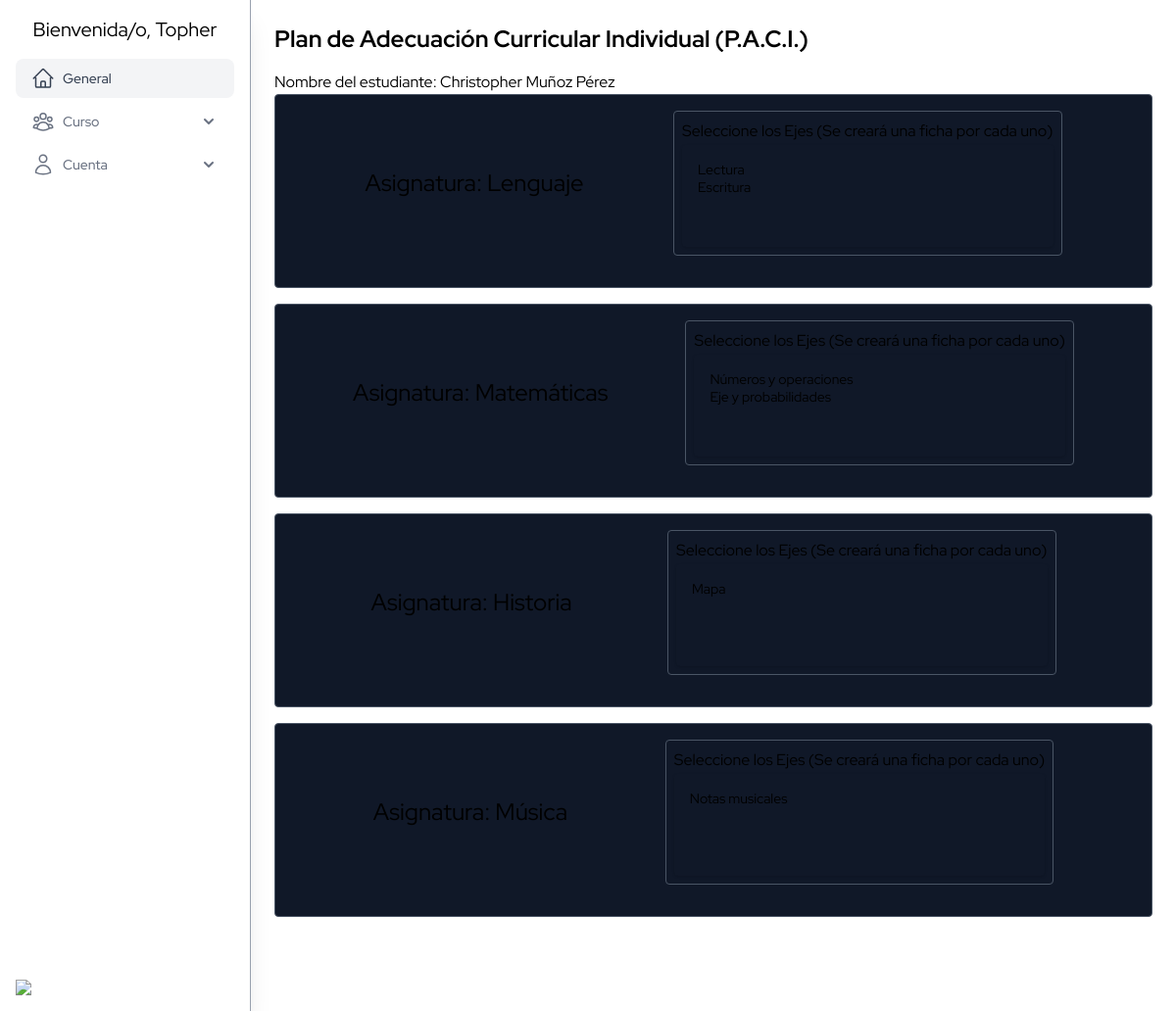
Screenshot of /paci/1 (signed in) with the database file from the repository.
### accounts/models.py (models this page shows, shortened)
class User(AbstractUser):
    class Roles(models.TextChoices):
        ADMIN = 'ADMIN', 'Administrador'
        DIRECTOR = 'DIRECTOR', 'Director'
        COORDINATOR = 'COORDINADOR', 'Coordinador'
        TEACHER = 'TEACHER', 'Docente'
        PROFESSIONAL = 'PROFESSIONAL', 'Profesional'
    role = models.CharField(max_length=20, choices=Roles.choices, default=Roles.TEACHER)
    profesion = models.CharField(max_length=150, blank=True)
    phone = models.IntegerField(blank=True, null=True)
    address = models.CharField(max_length=255, blank=True)
    birth_date = models.DateField(null=True, blank=True)
    nro_registro = models.CharField(max_length=20, null=True)
    sala = models.ForeignKey(Sala, on_delete=models.SET_NULL, null=True, blank=True)

### core/models.py (models this page shows, shortened)
class DateTime(models.Model):
    created_at = models.DateTimeField(auto_now_add=True)
    updated_at = models.DateTimeField(auto_now=True)
    class Meta:
        abstract = True

class Estudiante(DateTime):
    first_name = models.CharField(max_length=150)
    last_name = models.CharField(max_length=150)
    rut = models.CharField(max_length=10, unique=True, verbose_name="RUT")
    birth_date = models.DateField()
    bapDiag = models.CharField(max_length=40)
    address = models.CharField(max_length=40)
    commune = models.CharField(max_length=40)
    etnia = models.CharField(max_length=40, null=True, blank=True)
    parents = models.ManyToManyField(Apoderado, related_name="students", blank=True)
    curso = models.ForeignKey(
        Curso, on_delete=models.CASCADE, related_name="students", null=True, blank=True
    )
    nivel = models.CharField(max_length=10, choices=Nivel.choices, default=Nivel.BASIC)

class Asignatura(models.Model):
    nombre = models.CharField(max_length=100)

### paciApp/views.py (the view)
# urls.py: path('', index, name='index'),
@login_required
def index(request, id):
    estudiante = get_object_or_404(Estudiante, pk=id)
    asignaturas = Asignatura.objects.prefetch_related('ejes').all()
    asignaturas_data = []
    for asignatura in asignaturas:
        ejes_list = list(asignatura.ejes.all().values('id', 'nombre'))
        asignaturas_data.append({
            'id': asignatura.id,
            'nombre': asignatura.nombre,
            'ejes': ejes_list
        })
    context = {
        'estudiante': estudiante,
        'asignaturas_json': json.dumps(asignaturas_data),
        'asignaturas': asignaturas,
        'objetivos': Objetivos.objects.all(),
        'estrategias': Estrategias.objects.all()
    }
    return render(request, 'paci.html', context)

### core/a.py (called while the page is built)
def estudiantes_global(request):
    student = Estudiante.objects.all()
    users = User.objects.filter(role="TEACHER")
    return {
        'estudiantes': student,
        'users': users
    }

### paciApp/templates/paci.html (shortened to what this page needs)
{% extends 'base.html'%}
{% block content %}
<h1 class="text-2xl font-bold mb-4">Plan de Adecuación Curricular Individual (P.A.C.I.)</h1>
<p>Nombre del estudiante: {{ estudiante.first_name }} {{ estudiante.last_name }}</p>
<form action="{% url 'paciApp:create_paci' estudiante.id %}" method="post">
    {% for asignatura in asignaturas %}
<div class="border border-gray-600 rounded p-4 mb-4 bg-gray-900">
    <section class="flex justify-evenly gap-4">
        <div class="flex flex-col justify-center mb-4">
            <label class="text-2xl">Asignatura: {{asignatura.nombre}}</label>
        </div>
        <div class="flex flex-col p-2 mb-4 border border-gray-600 rounded">
            <label for="eje_{{asignatura.id}}">Seleccione los Ejes (Se creará una ficha por cada uno)</label>
            <select
                class="p-4 mt-0.5 w-full rounded border-gray-300 shadow-sm sm:text-sm dark:border-gray-600 dark:bg-gray-900 dark:text-white"
                name="ejes_seleccionados_{{asignatura.id}}" id="select_eje_{{asignatura.id}}" multiple>
                {% for eje in asignatura.ejes.all %}
                <option value="{{eje.id}}" data-nombre="{{eje.nombre}}">{{eje.nombre}}</option>
                {% endfor %}
            </select>
        </div>
    </section>
</div>
{% empty %}
<p>No hay asignaturas disponibles</p>
{% endfor %}
<section class="flex flex-col mt-4">
        <div class="flex items-center justify-between mb-4">
            <button type="submit" class="flex gap-4 rounded-lg px-4 py-2 text-sm font-medium text-white
        hover:bg-gray-800 hover:text-gray-600
        dark:text-white dark:bg-gray-600 dark:hover:bg-gray-700 dark:hover:text-white">
            </button>
        </div>
    </section>
</form>
{% endblock %}

### templates/base.html (shortened to what this page needs)
<!DOCTYPE html>
<html lang="en">
<head>
  <script src="https://cdn.jsdelivr.net/npm/@tailwindcss/browser@4"></script>
</head>
<body class="min-h-screen dark:bg-gray-800 dark:text-gray-100">
  <div class="flex min-h-screen">
    <aside class="flex flex-col w-64 dark:bg-gray-900 p-4 justify-between shadow-xl border-r border-gray-400 dark:border-gray-600">
      <ul class="space-y-1">
        <p class="text-xl text-center mb-4">Bienvenida/o, {{user.username}}</p>
        <li>
          <a href="{% url 'coreApp:index' %}"
            class="flex items-center gap-2 rounded-lg bg-gray-100 px-4 py-2 text-gray-700 dark:bg-gray-800 dark:hover:bg-teal-900 dark:text-gray-200">
            <span class="text-sm font-medium"> General </span>
          </a>
        </li>
        <li>
          <details class="group [&amp;_summary::-webkit-details-marker]:hidden">
            <summary
              class="group flex items-center justify-between rounded-lg px-4 py-2 text-gray-500 hover:bg-gray-100 hover:text-gray-700 dark:text-gray-400 dark:hover:bg-gray-800 dark:hover:text-gray-200">
              <div class="flex items-center gap-2">
                <span class="text-sm font-medium"> Curso </span>
              </div>
              <span class="shrink-0 transition duration-300 group-open:-rotate-180">
                <svg xmlns="http://www.w3.org/2000/svg" class="size-5" viewBox="0 0 20 20" fill="currentColor">
                  <path fill-rule="evenodd"
                    d="M5.293 7.293a1 1 0 011.414 0L10 10.586l3.293-3.293a1 1 0 111.414 1.414l-4 4a1 1 0 01-1.414 0l-4-4a1 1 0 010-1.414z"
                    clip-rule="evenodd"></path>
                </svg>
              </span>
            </summary>
          </details>
        </li>
        <li>
          <details class="group [&amp;_summary::-webkit-details-marker]:hidden">
            <summary
              class="group flex items-center justify-between rounded-lg px-4 py-2 text-gray-500 hover:bg-gray-100 hover:text-gray-700 dark:text-gray-400 dark:hover:bg-gray-800 dark:hover:text-gray-200">
              <div class="flex items-center gap-2">
                <span class="text-sm font-medium"> Cuenta </span>
              </div>
              <span class="shrink-0 transition duration-300 group-open:-rotate-180">
                <svg xmlns="http://www.w3.org/2000/svg" class="size-5" viewBox="0 0 20 20" fill="currentColor">
                  <path fill-rule="evenodd"
                    d="M5.293 7.293a1 1 0 011.414 0L10 10.586l3.293-3.293a1 1 0 111.414 1.414l-4 4a1 1 0 01-1.414 0l-4-4a1 1 0 010-1.414z"
                    clip-rule="evenodd"></path>
                </svg>
              </span>
            </summary>
          </details>
        </li>
      </ul>
      <img class="w-16" src="https://images.builderservices.io/s/cdn/v1.0/i/m?url=https%3A%2F%2Fstorage.googleapis.com%2Fproduction-hostgator-chile-v1-0-3%2F573%2F1237573%2FEeoJHNah%2Fd473ee41415e43fc99acf1131253fde3&methods=resize%2C60%2C5000"/>
    </aside>
    <main class="flex-1 flex flex-col p-6">
      {% block content %}{% endblock %}
    </main>
  </div>
</body>
</html>

### templates/base.html (style rules this page uses)
body { font-family: 'Red Hat Display', sans-serif; }

### rows the page displays
User: username "Topher"
Estudiante: first_name "Christopher", last_name "Muñoz Pérez"
Asignatura: nombre "Lenguaje", id "Lectura / Escritura"
Asignatura: nombre "Matemáticas", id "Números y operaciones / Eje y probabilidades"
Asignatura: nombre "Historia", id "Mapa"
Asignatura: nombre "Música", id "Notas musicales"
